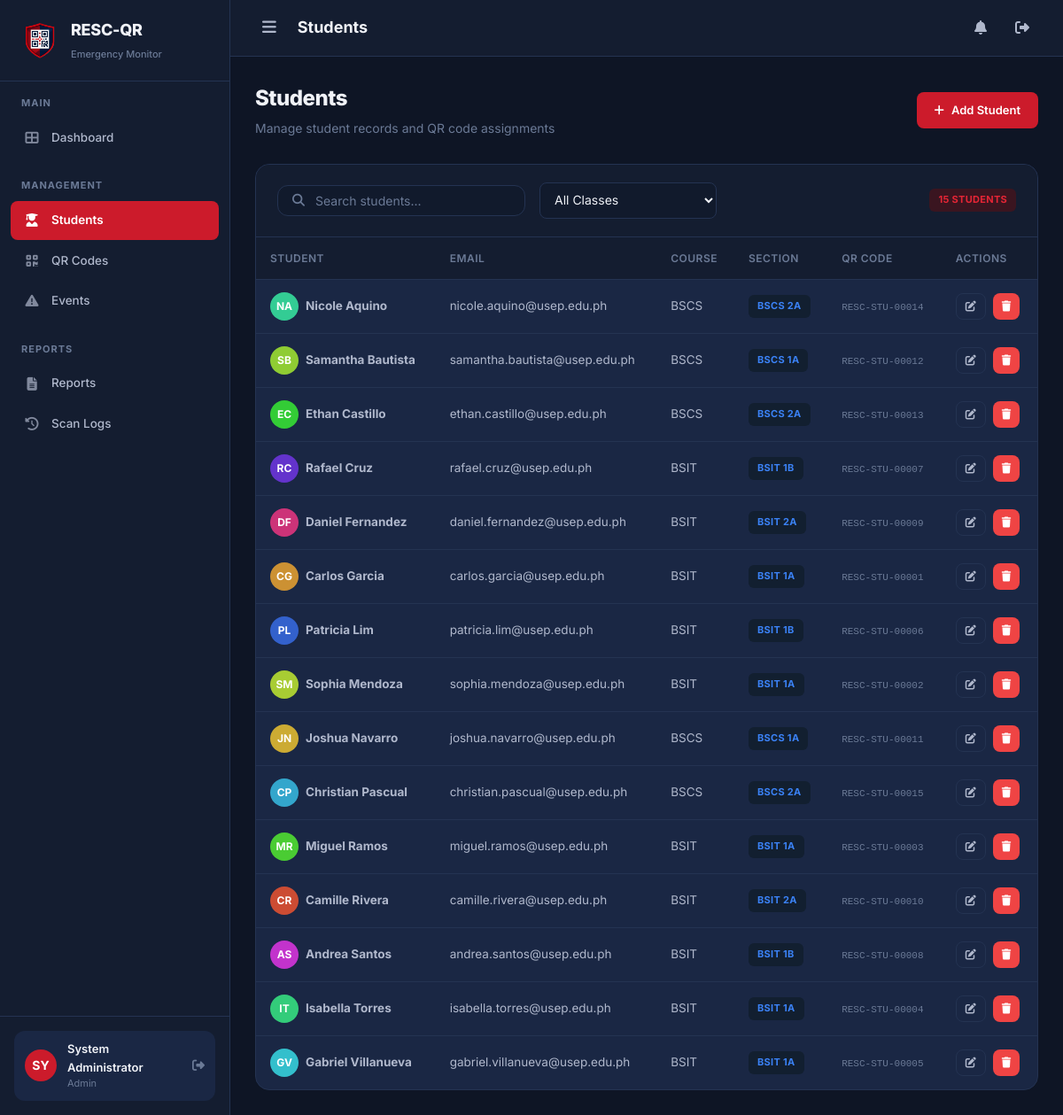
The app's page /student (signed in) with its own data.
### tables this page shows
CREATE TABLE IF NOT EXISTS `student` (
    `student_id` INT AUTO_INCREMENT PRIMARY KEY,
    `class_id` INT NOT NULL,
    `first_name` VARCHAR(100) NOT NULL,
    `last_name` VARCHAR(100) NOT NULL,
    `email` VARCHAR(150) DEFAULT NULL,
    `password_hash` VARCHAR(255) DEFAULT NULL,
    `phone` VARCHAR(20) DEFAULT NULL,
    `course` VARCHAR(100) NOT NULL,
    `year_level` VARCHAR(20) NOT NULL,
    `qr_code_value` VARCHAR(255) DEFAULT NULL UNIQUE,
    `profile_image` VARCHAR(255) DEFAULT NULL,
    `profile_status` ENUM('Active','Inactive') DEFAULT 'Active',
    `created_at` DATETIME DEFAULT CURRENT_TIMESTAMP,
    `updated_at` DATETIME DEFAULT CURRENT_TIMESTAMP ON UPDATE CURRENT_TIMESTAMP,
    FOREIGN KEY (`class_id`) REFERENCES `class`(`class_id`) ON DELETE CASCADE
);

CREATE TABLE IF NOT EXISTS `class` (
    `class_id` INT AUTO_INCREMENT PRIMARY KEY,
    `section_name` VARCHAR(100) NOT NULL,
    `program` VARCHAR(150) NOT NULL,
    `year_level` VARCHAR(20) NOT NULL,
    `created_at` DATETIME DEFAULT CURRENT_TIMESTAMP,
    `updated_at` DATETIME DEFAULT CURRENT_TIMESTAMP ON UPDATE CURRENT_TIMESTAMP
);

### app/controllers/StudentController.php (called while the page is built, shortened)
<?php
class StudentController extends Controller {
    private $studentModel;
    private $classModel;
    public function __construct() {
        $this->studentModel = $this->model('Student');
        $this->classModel   = $this->model('ClassModel');
    }
    public function index() {
        $search  = InputValidator::sanitizeString($_GET['search'] ?? '');
        $classId = InputValidator::validateId($_GET['class_id'] ?? '');
        $students = $this->studentModel->getAll($search, $classId ?: null);
        $classes  = $this->classModel->getAll();
        $data = [
            'pageTitle' => 'Students',
            'students'  => $students,
            'classes'   => $classes,
            'search'    => $search,
            'classId'   => $classId,
        ];
        $this->view('layouts/header', $data);
        $this->view('admin/students/index', $data);
        $this->view('layouts/footer', $data);
    }
}

### core/App.php (called while the page is built, shortened)
<?php
class App {
    protected $controller = 'AuthController';
    protected $method = 'index';
    public function __construct() {
        $url = $this->parseUrl();
        $controllerName = !empty($url[0]) ? ucfirst($url[0]) . 'Controller' : $this->controller;
        $controllerMap = [
            'AuthController'          => 'AuthController',
            'DashboardController'     => 'DashboardController',
            'StudentController'       => 'StudentController',
            'QrController'            => 'QRController',
            'QRController'            => 'QRController',
            'ScanController'          => 'ScanController',
            'EventController'        => 'EventController',
            'ReportController'        => 'ReportController',
            'StudentviewController'   => 'StudentViewController',
            'StudentViewController'   => 'StudentViewController',
            'AttendanceController'    => 'AttendanceController',
            'ApiController'           => 'ApiController',
        ];
        $urlSegment = !empty($url[0]) ? $url[0] : 'auth';
        $possibleController = ucfirst(strtolower($urlSegment)) . 'Controller';
        if (isset($controllerMap[$possibleController])) {
            $controllerName = $controllerMap[$possibleController];
        } elseif ($urlSegment === 'api' && !empty($url[1])) {
            $possibleController = ucfirst(strtolower($url[1])) . 'Controller';
            if (isset($controllerMap[$possibleController])) {
                $controllerName = $controllerMap[$possibleController];
                array_shift($url);
            }
        } else {
            $controllerName = $this->controller;
        }
        $controllerFile = ROOT_PATH . '/app/controllers/' . $controllerName . '.php';
        if (file_exists($controllerFile)) {
            $this->controller = new $controllerName();
        } else {
            require_once ROOT_PATH . '/app/controllers/AuthController.php';
            $this->controller = new AuthController();
        }
        array_shift($url);
        $this->params = $url ? array_values($url) : [];
        call_user_func_array([$this->controller, $this->method], $this->params);
    }
    private function parseUrl() {
        if (isset($_GET['url'])) {
            return explode('/', filter_var(rtrim($_GET['url'], '/'), FILTER_SANITIZE_URL));
        }
        return [];
    }
}

### index.php (called while the page is built, shortened)
<?php
require_once ROOT_PATH . '/config/app.php';
require_once ROOT_PATH . '/app/helpers/session_helper.php';
require_once ROOT_PATH . '/app/helpers/url_helper.php';
require_once ROOT_PATH . '/app/helpers/validation_helper.php';
require_once ROOT_PATH . '/core/Database.php';
require_once ROOT_PATH . '/core/Model.php';
require_once ROOT_PATH . '/core/Controller.php';
require_once ROOT_PATH . '/core/App.php';
$app = new App();

### app/helpers/url_helper.php (called while the page is built)
<?php
function baseUrl($path = '') {
    return BASE_URL . '/' . ltrim($path, '/');
}
function publicUrl($path = '') {
    return PUBLIC_URL . '/' . ltrim($path, '/');
}
function currentUrl() {
    return $_SERVER['REQUEST_URI'] ?? '/';
}
function isActive($path) {
    $current = trim(parse_url(currentUrl(), PHP_URL_PATH), '/');
    $check = trim('RESC-QR/' . ltrim($path, '/'), '/');
    return $current === $check ? 'active' : '';
}

### app/helpers/session_helper.php (called while the page is built, shortened)
<?php
function getUserRole() {
    return $_SESSION['user_role'] ?? '';
}
function getUserName() {
    return $_SESSION['user_name'] ?? '';
}
function e($string) {
    return htmlspecialchars($string ?? '', ENT_QUOTES, 'UTF-8');
}

### core/Database.php (called while the page is built, shortened)
<?php
class Database {
    private static $instance = null;
    private $pdo;
    private function __construct() {
        $dsn = 'mysql:host=' . DB_HOST . ';dbname=' . DB_NAME . ';charset=' . DB_CHARSET;
        $options = [
            PDO::ATTR_ERRMODE            => PDO::ERRMODE_EXCEPTION,
            PDO::ATTR_DEFAULT_FETCH_MODE => PDO::FETCH_ASSOC,
            PDO::ATTR_EMULATE_PREPARES   => false,
        ];
        try {
            $this->pdo = new PDO($dsn, DB_USER, DB_PASS, $options);
        } catch (PDOException $e) {
            die('Database connection failed: ' . $e->getMessage());
        }
    }
    public static function getInstance() {
        if (self::$instance === null) {
            self::$instance = new self();
        }
        return self::$instance;
    }
    public function getConnection() {
        return $this->pdo;
    }
}

### app/helpers/validation_helper.php (called while the page is built, shortened)
<?php
class InputValidator {
    public static function sanitizeString($input) {
        return htmlspecialchars(strip_tags(trim($input ?? '')), ENT_QUOTES, 'UTF-8');
    }
    public static function validateId($id) {
        return filter_var($id, FILTER_VALIDATE_INT, ['options' => ['min_range' => 1]]);
    }
}

### app/models/Student.php (called while the page is built, shortened)
<?php
class Student extends Model {
    public function getAll($search = '', $classId = null) {
        $sql = "SELECT s.*, c.section_name, c.program
                FROM student s
                JOIN class c ON s.class_id = c.class_id
                WHERE s.profile_status = 'Active'";
        $params = [];
        $sql .= " ORDER BY s.last_name ASC";
        $stmt = $this->query($sql, $params);
        return $stmt->fetchAll();
    }
}

### core/Model.php (called while the page is built, shortened)
<?php
class Model {
    protected $db;
    public function __construct() {
        $this->db = Database::getInstance()->getConnection();
    }
    protected function query($sql, $params = []) {
        $stmt = $this->db->prepare($sql);
        $stmt->execute($params);
        return $stmt;
    }
}

### app/views/admin/students/index.php (the view, shortened to what this page needs)
<div class="page-header">
    <div>
        <h1>Students</h1>
        <p>Manage student records and QR code assignments</p>
    </div>
    <a href="<?= baseUrl('student/create') ?>" class="btn btn-primary">
        <i class="fas fa-plus"></i> Add Student
    </a>
</div>
<div class="card">
    <div class="card-header">
        <div class="d-flex align-center gap-2">
            <div class="search-bar">
                <i class="fas fa-search"></i>
                <input type="text" id="searchInput" placeholder="Search students..." value="<?= e($search) ?>">
            </div>
            <select class="form-control" id="classFilter" style="width:200px;padding:10px 12px;">
                <option value="">All Classes</option>
            </select>
        </div>
        <span class="badge badge-primary" id="totalBadge"><?= count($students) ?> students</span>
    </div>
    <div class="card-body" style="padding:0;">
        <div class="table-wrapper">
            <table>
                <thead>
                    <tr>
                        <th>Student</th>
                        <th>Email</th>
                        <th>Course</th>
                        <th>Section</th>
                        <th>QR Code</th>
                        <th>Actions</th>
                    </tr>
                </thead>
                <tbody id="studentTableBody">
                    <?php if (empty($students)): ?>
                        <tr id="emptyRow"><td colspan="6" class="text-center text-muted" style="padding:60px;">No students found</td></tr>
                    <?php else: ?>
                        <?php foreach ($students as $s): ?>
                        <tr id="student-row-<?= $s['student_id'] ?>">
                            <td>
                                <div class="d-flex align-center gap-1">
                                    <div class="avatar avatar-sm" style="background:hsl(<?= $s['student_id'] * 37 % 360 ?>,60%,50%)">
                                        <?= strtoupper(substr($s['first_name'],0,1) . substr($s['last_name'],0,1)) ?>
                                    </div>
                                    <div>
                                        <strong><?= e($s['first_name'] . ' ' . $s['last_name']) ?></strong>
                                    </div>
                                </div>
                            </td>
                            <td><?= e($s['email'] ?? '—') ?></td>
                            <td><?= e($s['course']) ?></td>
                            <td><span class="badge badge-info"><?= e($s['section_name']) ?></span></td>
                            <td><code style="font-size:11px;color:var(--text-muted)"><?= e($s['qr_code_value'] ?? 'None') ?></code></td>
                            <td>
                                <div class="d-flex gap-1">
                                    <a href="<?= baseUrl('student/edit/' . $s['student_id']) ?>" class="btn btn-secondary btn-sm btn-icon" title="Edit">
                                        <i class="fas fa-edit"></i>
                                    </a>
                                    <button class="btn btn-danger btn-sm btn-icon" title="Delete" onclick="deleteStudent(<?= $s['student_id'] ?>, '<?= e($s['first_name'] . ' ' . $s['last_name']) ?>')">
                                        <i class="fas fa-trash"></i>
                                    </button>
                                </div>
                            </td>
                        </tr>
                        <?php endforeach; ?>
                    <?php endif; ?>
                </tbody>
            </table>
        </div>
    </div>
</div>

### core/Controller.php (shortened to what this page needs)
<?php
class Controller {
    protected function model($model) {
        $modelFile = ROOT_PATH . '/app/models/' . $model . '.php';
        if (file_exists($modelFile)) {
            return new $model();
        }
        die('Model not found: ' . $model);
    }
    protected function view($view, $data = []) {
        $viewFile = ROOT_PATH . '/app/views/' . $view . '.php';
        if (file_exists($viewFile)) {
            extract($data);
            require_once $viewFile;
        } else {
            die('View not found: ' . $view);
        }
    }
}

### app/views/layouts/header.php (shortened to what this page needs)
<!DOCTYPE html>
<html lang="en">
<head>
    <link rel="stylesheet" href="https://cdnjs.cloudflare.com/ajax/libs/font-awesome/6.5.0/css/all.min.css">
    <link rel="stylesheet" href="<?= publicUrl('css/style.css') ?>">
</head>
<body>
<div class="app-layout">
<?php require_once ROOT_PATH . '/app/views/layouts/sidebar.php'; ?>
<div class="main-content">
    <div class="topbar">
        <div class="topbar-left">
            <button class="menu-toggle" id="menuToggle" title="Toggle sidebar">
                <i class="fas fa-bars"></i>
            </button>
            <span class="page-title"><?= e($pageTitle ?? 'Dashboard') ?></span>
        </div>
        <div class="topbar-right">
            <button class="topbar-btn" title="Notifications" id="notifBtn">
                <i class="fas fa-bell"></i>
            </button>
            <a href="<?= baseUrl('auth/logout') ?>" class="topbar-btn" title="Logout">
                <i class="fas fa-sign-out-alt"></i>
            </a>
        </div>
    </div>
    <div class="page-content">

### app/views/layouts/sidebar.php (shortened to what this page needs)
<?php
$role = getUserRole();
$initials = strtoupper(substr(getUserName(), 0, 2));
?>
<aside class="sidebar" id="sidebar">
    <div class="sidebar-header">
        <img src="<?= publicUrl('img/logo.png') ?>" alt="<?= APP_NAME ?>" class="logo-img">
        <div class="logo-text">
            <h2><?= APP_NAME ?></h2>
            <span>Emergency Monitor</span>
        </div>
    </div>
    <nav class="sidebar-nav">
        <?php if ($role === 'admin'): ?>
        <div class="nav-section">
            <div class="nav-section-title">Main</div>
            <a href="<?= baseUrl('dashboard') ?>" class="nav-link <?= isActive('dashboard') ?>">
                <i class="fas fa-th-large"></i> Dashboard
            </a>
        </div>
        <div class="nav-section">
            <div class="nav-section-title">Management</div>
            <a href="<?= baseUrl('student') ?>" class="nav-link <?= isActive('student') ?>">
                <i class="fas fa-user-graduate"></i> Students
            </a>
            <a href="<?= baseUrl('qr') ?>" class="nav-link <?= isActive('qr') ?>">
                <i class="fas fa-qrcode"></i> QR Codes
            </a>
            <a href="<?= baseUrl('event') ?>" class="nav-link <?= isActive('event') ?>">
                <i class="fas fa-exclamation-triangle"></i> Events
            </a>
        </div>
        <div class="nav-section">
            <div class="nav-section-title">Reports</div>
            <a href="<?= baseUrl('report') ?>" class="nav-link <?= isActive('report') ?>">
                <i class="fas fa-file-alt"></i> Reports
            </a>
            <a href="<?= baseUrl('report/scanlogs') ?>" class="nav-link <?= isActive('report/scanlogs') ?>">
                <i class="fas fa-history"></i> Scan Logs
            </a>
        </div>
        <?php endif; ?>
    </nav>
    <div class="sidebar-footer">
        <div class="user-card">
            <div class="user-avatar"><?= $initials ?></div>
            <div class="user-info">
                <div class="name"><?= e(getUserName()) ?></div>
                <div class="role"><?= e(getUserRole()) ?></div>
            </div>
            <a href="<?= baseUrl('auth/logout') ?>" title="Logout" style="color:var(--text-muted);font-size:14px;">
                <i class="fas fa-sign-out-alt"></i>
            </a>
        </div>
    </div>
</aside>

### app/views/layouts/footer.php (shortened to what this page needs)
    </div>
</div>
</div>
</body>
</html>

### records on screen
student: first_name+last_name "NA", first_name+last_name "Nicole Aquino", email "nicole.aquino@usep.edu.ph", course "BSCS", class.section_name "BSCS 2A", qr_code_value "RESC-STU-00014"
student: first_name+last_name "SB", first_name+last_name "Samantha Bautista", email "samantha.bautista@usep.edu.ph", course "BSCS", class.section_name "BSCS 1A", qr_code_value "RESC-STU-00012"
student: first_name+last_name "EC", first_name+last_name "Ethan Castillo", email "ethan.castillo@usep.edu.ph", course "BSCS", class.section_name "BSCS 2A", qr_code_value "RESC-STU-00013"
student: first_name+last_name "RC", first_name+last_name "Rafael Cruz", email "rafael.cruz@usep.edu.ph", course "BSIT", class.section_name "BSIT 1B", qr_code_value "RESC-STU-00007"
student: first_name+last_name "DF", first_name+last_name "Daniel Fernandez", email "daniel.fernandez@usep.edu.ph", course "BSIT", class.section_name "BSIT 2A", qr_code_value "RESC-STU-00009"
student: first_name+last_name "CG", first_name+last_name "Carlos Garcia", email "carlos.garcia@usep.edu.ph", course "BSIT", class.section_name "BSIT 1A", qr_code_value "RESC-STU-00001"
student: first_name+last_name "PL", first_name+last_name "Patricia Lim", email "patricia.lim@usep.edu.ph", course "BSIT", class.section_name "BSIT 1B", qr_code_value "RESC-STU-00006"
student: first_name+last_name "SM", first_name+last_name "Sophia Mendoza", email "sophia.mendoza@usep.edu.ph", course "BSIT", class.section_name "BSIT 1A", qr_code_value "RESC-STU-00002"
student: first_name+last_name "JN", first_name+last_name "Joshua Navarro", email "joshua.navarro@usep.edu.ph", course "BSCS", class.section_name "BSCS 1A", qr_code_value "RESC-STU-00011"
student: first_name+last_name "CP", first_name+last_name "Christian Pascual", email "christian.pascual@usep.edu.ph", course "BSCS", class.section_name "BSCS 2A", qr_code_value "RESC-STU-00015"
student: first_name+last_name "MR", first_name+last_name "Miguel Ramos", email "miguel.ramos@usep.edu.ph", course "BSIT", class.section_name "BSIT 1A", qr_code_value "RESC-STU-00003"
student: first_name+last_name "CR", first_name+last_name "Camille Rivera", email "camille.rivera@usep.edu.ph", course "BSIT", class.section_name "BSIT 2A", qr_code_value "RESC-STU-00010"
student: first_name+last_name "AS", first_name+last_name "Andrea Santos", email "andrea.santos@usep.edu.ph", course "BSIT", class.section_name "BSIT 1B", qr_code_value "RESC-STU-00008"
student: first_name+last_name "IT", first_name+last_name "Isabella Torres", email "isabella.torres@usep.edu.ph", course "BSIT", class.section_name "BSIT 1A", qr_code_value "RESC-STU-00004"
student: first_name+last_name "GV", first_name+last_name "Gabriel Villanueva", email "gabriel.villanueva@usep.edu.ph", course "BSIT", class.section_name "BSIT 1A", qr_code_value "RESC-STU-00005"

### other values on screen
APP_NAME "RESC-QR"
$initials "SY"
getUserName() "System Administrator"
getUserRole() "Admin"
$pageTitle "Students"
count($students) "15"
